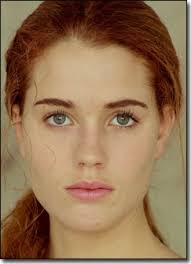
#> input picture faces/test2.jpg, 191 x 264 px; the run also reads 1 picture not shown here
$ python source.py faces/test3.jpg
#> lines starting #> are read from the running program, lines starting #| are printed output that depends on the picture; after the words box and inside, x2 and y2 are one past the last pixel; in counts of white or black regions, pixels touching at a corner belong together; pictures that were not available may be replaced by others from this repository, and a replacement may not be noted
# Generalizar o codigo (trocar img1 e img2 por img 1 e 2).
# Passar as imagens com argv.
# Só funciona para imagens com 1 rosto sem óculos.
# Tirar testa -> diminuir rosto até a altura do olho mais alto.
import cv2
import numpy as np
import math
import matplotlib.pyplot as plt
import os

windows = False

# Declarar funções cascada.
if windows:
  face_cascade = cv2.CascadeClassifier('/Users/Pedro/AppData/Local/Programs/Python/Python37/Lib/site-packages/cv2/data/haarcascade_frontalface_default.xml')
  eye_cascade = cv2.CascadeClassifier('/Users/Pedro/AppData/Local/Programs/Python/Python37/Lib/site-packages/cv2/data/haarcascade_eye.xml')
  smile_cascade = cv2.CascadeClassifier('/Users/Pedro/AppData/Local/Programs/Python/Python37/Lib/site-packages/cv2/data/haarcascade_smile.xml')
else:
  haarcascades_path = os.path.dirname(cv2.__file__) + "/data/haarcascade_frontalface_default.xml"
  face_cascade = cv2.CascadeClassifier(haarcascades_path)
  haarcascades_path = os.path.dirname(cv2.__file__) + "/data/haarcascade_eye.xml"
  eye_cascade = cv2.CascadeClassifier(haarcascades_path)
  haarcascades_path = os.path.dirname(cv2.__file__) + "/data/haarcascade_smile.xml"
  smile_cascade = cv2.CascadeClassifier(haarcascades_path)
# Ler imagens.
img2_original= cv2.imread('faces/test2.jpg')
#> img2_original is the input picture: shape (264, 191, 3); mean B, G, R 83.4, 114.4, 145.7
img1_original = cv2.imread('faces/test1.jpg')
img1 = img1_original
img2 = img2_original

# Passar para tons de cinza.
img1_gray = cv2.cvtColor(img1_original, cv2.COLOR_BGR2GRAY)
img2_gray = cv2.cvtColor(img2_original, cv2.COLOR_BGR2GRAY)

# Região do rosto.
img1_face = (face_cascade.detectMultiScale(img1_gray, 1.3, 5))[0] # Image, scaling factor, minNeighbours.
#> img1_face = [29, 68, 137, 137]
img2_face = (face_cascade.detectMultiScale(img2_gray))[0] # img,1.3,5
#> img2_face = [16, 63, 149, 149]

# ROI's da face
roi1 = img1_gray[img1_face[1]:(img1_face[1]+img1_face[3]),img1_face[0]:(img1_face[0]+img1_face[2])]
roi2 = img2_gray[img2_face[1]:(img2_face[1]+img2_face[3]),img2_face[0]:(img2_face[0]+img2_face[2])]

# Região dos olhos na ROI.
img1_eyes = (eye_cascade.detectMultiScale(roi1))[0:2] # 1.1,5
#> img1_eyes = [[22, 32, 37, 37], [76, 34, 35, 35]]
img2_eyes = (eye_cascade.detectMultiScale(roi2))[0:2]
#> img2_eyes = [[19, 35, 41, 41], [84, 34, 44, 44]]

# Inclinação.
(x1,y1,w1,h1) = img1_eyes[1]
#> x1 = 76; y1 = 34; w1 = 35; h1 = 35
(x2,y2,w2,h2) = img1_eyes[0]
#> x2 = 22; y2 = 32; w2 = 37; h2 = 37
ang1 = int(math.degrees(math.atan((y2+(h2/2))-(y1+(h1/2))/((x2+(w2/2))-(x1+(w1/2)))))) - 90
#> ang1 = -2
(x1,y1,w1,h1) = img2_eyes[1]
#> x1 = 84; w1 = 44; h1 = 44
(x2,y2,w2,h2) = img2_eyes[0]
#> x2 = 19; y2 = 35; w2 = 41; h2 = 41
ang2 = int(math.degrees(math.atan((y2+(h2/2))-(y1+(h1/2))/((x2+(w2/2))-(x1+(w1/2)))))) - 90
#> ang2 = -2

# Rotacionar.
matriz_rotacao = cv2.getRotationMatrix2D((int(img1.shape[1]/2),int(img1.shape[0]/2)),ang1,1)
#> matriz_rotacao = [[0.999, -0.0349, 4.56], [0.0349, 0.999, -3.31]]
img1 = cv2.warpAffine(img1,matriz_rotacao,(img1.shape[1],img1.shape[0]))
matriz_rotacao = cv2.getRotationMatrix2D((int(img2.shape[1]/2),int(img2.shape[0]/2)),ang2,1)
#> matriz_rotacao = [[0.999, -0.0349, 4.66], [0.0349, 0.999, -3.24]]
img2 = cv2.warpAffine(img2,matriz_rotacao,(img2.shape[1],img2.shape[0]))

# Atuliazacao pos rotacao.

# Passar para tons de cinza.
img1_gray = cv2.cvtColor(img1, cv2.COLOR_BGR2GRAY)
img2_gray = cv2.cvtColor(img2, cv2.COLOR_BGR2GRAY)

# Região do rosto.
img1_face = (face_cascade.detectMultiScale(img1_gray, 1.3, 5))[0] # Image, scaling factor, minNeighbours.
#> img1_face = [30, 68, 136, 136]
img2_face = (face_cascade.detectMultiScale(img2_gray, 1.3, 5))[0] # img,1.3,5
#> img2_face = [14, 64, 151, 151]

# ROI's da face
roi1 = img1_gray[img1_face[1]:(img1_face[1]+img1_face[3]),img1_face[0]:(img1_face[0]+img1_face[2])]
#> roi1: shape (136, 136)
roi2 = img2_gray[img2_face[1]:(img2_face[1]+img2_face[3]),img2_face[0]:(img2_face[0]+img2_face[2])]
#> roi2: shape (151, 151)

# Região dos olhos na ROI.
img1_eyes = (eye_cascade.detectMultiScale(roi1))[0:2] # 1.1,5
#> img1_eyes = [[21, 32, 36, 36], [75, 34, 36, 36]]
img2_eyes = (eye_cascade.detectMultiScale(roi2,1.2,3))[0:2]
#> img2_eyes = [[22, 34, 40, 40], [88, 36, 42, 42]]

# Região do sorriso na ROI.
img1_smile = (smile_cascade.detectMultiScale(roi1,1.8,4))[0] # 1.8, 5
#> img1_smile = [33, 92, 65, 32]
img2_smile = (smile_cascade.detectMultiScale(roi2,1.8,4))[0] # 1.8, 4
#> img2_smile = [44, 111, 65, 32]

# Marcar ROI.
for (x,y,w,h) in (img1_face,[0,0,0,0]):
    cv2.rectangle(img1_original,(x,y),(x+w,y+h),(255,0,0),3)
#> this loop made 2 passes
#> (x, y, w, h) on passes 1 to 2: (30, 68, 136, 136), (0, 0, 0, 0)
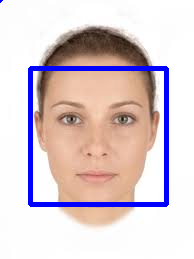
#> img1_original: shape (259, 194, 3); mean B, G, R 210, 204.9, 219.8
for (x,y,w,h) in (img2_face,[0,0,0,0]):
    cv2.rectangle(img2_original,(x,y),(x+w,y+h),(255,0,0),3)
#> this loop made 2 passes
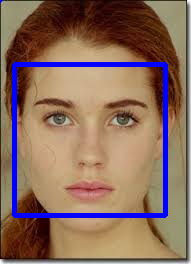
#> img2_original: shape (264, 191, 3); 5.98% of pixels changed, all inside (x1, y1, x2, y2) = (0, 0, 168, 218)
for (ex,ey,ew,eh) in img1_eyes:
    cv2.rectangle(roi1,(ex,ey),(ex+ew,ey+eh),(0,255,0),2)
#> this loop made 2 passes
#> roi1: shape (136, 136); min 0, max 255, mean 186.9
for (ex,ey,ew,eh) in img2_eyes:
    cv2.rectangle(roi2,(ex,ey),(ex+ew,ey+eh),(0,255,0),2)
#> this loop made 2 passes
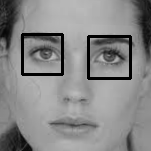
#> roi2: shape (151, 151); min 0, max 190, mean 135.4
for (x,y,w,h) in (img1_smile,[0,0,0,0]):
    cv2.rectangle(roi1,(x,y),(x+w,y+h),(255,0,0),3)
#> this loop made 2 passes
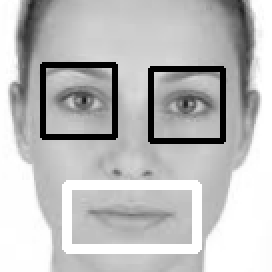
#> roi1: shape (136, 136) (shown 2 times larger); min 0, max 255, mean 190.1
for (x,y,w,h) in (img2_smile,[0,0,0,0]):
    cv2.rectangle(roi2,(x,y),(x+w,y+h),(255,0,0),3)
#> this loop made 2 passes
#> roi2: shape (151, 151); 4.23% of pixels changed, all inside (x1, y1, x2, y2) = (0, 0, 112, 146)

# Diminuir img_face.
#img1_face[2] = max(img1_eyes[0,0]+img1_eyes[0,2],img1_eyes[1,0]+img1_eyes[1,2]) - min(img1_eyes[0,0],img1_eyes[1,0])
img1_face[2] = int(1.1*(max(img1_eyes[0,0],img1_eyes[1,0]) - min(img1_eyes[0,0],img1_eyes[1,0]) + min(img1_eyes[0,2],img1_eyes[1,2])))
img1_face[3] = int(0.87*(img1_smile[1] + img1_smile[3] - min(img1_eyes[0,0],img1_eyes[1,0])))
img1_face[0] += int(0.9*(min(img1_eyes[0,0],img1_eyes[1,0])))
img1_face[1] += min(img1_eyes[0,1],img1_eyes[1,1])

#img2_face[2] = max(img2_eyes[0,0]+img2_eyes[0,2],img2_eyes[1,0]+img2_eyes[1,2]) - min(img2_eyes[0,0],img2_eyes[1,0])
img2_face[2] = int(1.1*(max(img2_eyes[0,0],img2_eyes[1,0]) - min(img2_eyes[0,0],img2_eyes[1,0]) + min(img2_eyes[0,2],img2_eyes[1,2])))
img2_face[3] = int(0.87*(img2_smile[1] + img2_smile[3] - min(img2_eyes[0,0],img2_eyes[1,0])))
img2_face[0] += int(0.9*(min(img2_eyes[0,0],img2_eyes[1,0])))
img2_face[1] += min(img2_eyes[0,1],img2_eyes[1,1])

# Atualizar ROI's.
roi1 = img1[img1_face[1]:(img1_face[1]+img1_face[3]),img1_face[0]:(img1_face[0]+img1_face[2])]
#> roi1: shape (89, 99, 3)
roi2 = img2[img2_face[1]:(img2_face[1]+img2_face[3]),img2_face[0]:(img2_face[0]+img2_face[2])]
#> roi2: shape (105, 116, 3)

# Escalar roi1.
roi1 = cv2.resize(roi1, (roi2.shape[1],roi2.shape[0]), interpolation = cv2.INTER_AREA)
#> roi1: shape (105, 116, 3)

# Processar roi1.

k=4
yuv = cv2.cvtColor(roi1,cv2.COLOR_BGR2YCrCb)
#> yuv: shape (105, 116, 3); mean of channels 0, 1, 2 184.9, 152.1, 108.6
# Defino os critérios máximo de iterações = 10 e epsilon = 1.0
criteria = (cv2.TERM_CRITERIA_EPS + cv2.TERM_CRITERIA_MAX_ITER, 10, 1.0)
#> criteria = (3, 10, 1)
flags = cv2.KMEANS_RANDOM_CENTERS
#> flags = 0
# Transformo as 3 componentes do frame em uma imagem só YUV
# Retiro somente as crominâncias
Z = yuv[:,:,1:3].copy()
# Transformo a matriz em um vetor 1D com os canais U e V separados
Z = Z.reshape((-1, 2))
#> Z = 12180 pairs, first value 126 to 170, second value 101 to 129
# Converto para float32
Z = np.float32(Z)
# Realizo Kmeans a partir das componentes U e V
_,labels,_ = cv2.kmeans(Z,k,None,criteria,10,flags)
#> labels = 12180 values, max 3 at index 3788, min 0 at index 714, mean 1.85
labels = labels.reshape(yuv.shape[:2])
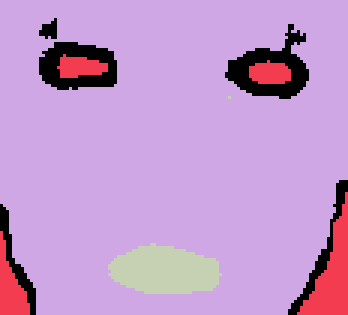
#> labels: shape (105, 116) int32 (shown 3 times larger); 4 distinct labels, from 0 to 3; one colour per label, 0 black
plt.matshow(labels.reshape(yuv.shape[:2]))
label = labels[labels.shape[0]//2, labels.shape[1]//2]
#> label = 2
labels[labels==label] = -1
#> labels: shape (105, 116) int32; 4 distinct labels, from -1 to 3
labels[labels!=-1] = 0
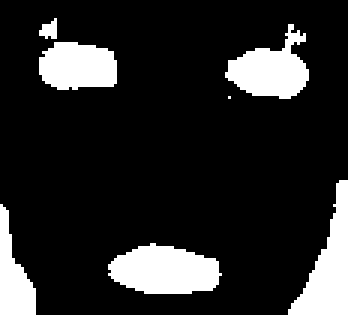
#> labels: shape (105, 116) int32 (shown 3 times larger); values -1 (black) and 0 (white), 15.7% white; 7 white regions (1 under 20 px), largest, box (x1, y1, x2, y2) and area: (36, 81, 74, 98) 478, (96, 60, 116, 105) 427, (75, 8, 103, 33) 385, (13, 14, 39, 30) 345, (0, 68, 12, 105) 250, (13, 6, 19, 13) 28
labels[labels==-1] = 1
plt.matshow(labels.reshape(yuv.shape[:2]))
# roi1 = np.uint8(roi1*labels[:,:,np.newaxis])

roi1hsv = cv2.cvtColor(roi1,cv2.COLOR_BGR2HSV)
#> roi1hsv: shape (105, 116, 3); mean H, S, V 11, 80.1, 218.6
roi2hsv = cv2.cvtColor(roi2,cv2.COLOR_BGR2HSV)
#> roi2hsv: shape (105, 116, 3); mean H, S, V 14.8, 103.3, 178.9
skin = np.uint8(roi2hsv*labels[:,:,np.newaxis])
#> skin: shape (105, 116, 3); mean H, S, V 12.5, 86.4, 154.8
skin[:,:,2:3] = 0
#> skin: shape (105, 116, 3); mean H, S, V 12.5, 86.4, 0
aux = roi1hsv.copy()
aux[:,:,0:2] = 0
#> aux: shape (105, 116, 3); mean H, S, V 0, 0, 218.6
noskin = np.uint8(roi1hsv*(1-labels[:,:,np.newaxis]) + aux*labels[:,:,np.newaxis])
#> noskin: shape (105, 116, 3); mean H, S, V 1.9, 9.9, 218.6
roi1hsv = noskin + skin
#> roi1hsv: shape (105, 116, 3); mean H, S, V 14.4, 96.4, 218.6
roi1 = cv2.cvtColor(roi1hsv, cv2.COLOR_HSV2BGR)

# Aplicar roi1 em img2.
img2[img2_face[1]:(img2_face[1]+img2_face[3]),img2_face[0]:(img2_face[0]+img2_face[2])] = roi1

# Voltar rotacao de img 2.
matriz_rotacao = cv2.getRotationMatrix2D((int(img2.shape[1]/2),int(img2.shape[0]/2)),-ang2,1)
#> matriz_rotacao = [[0.999, 0.0349, -4.55], [-0.0349, 0.999, 3.4]]
img2 = cv2.warpAffine(img2,matriz_rotacao,(img2.shape[1],img2.shape[0]))
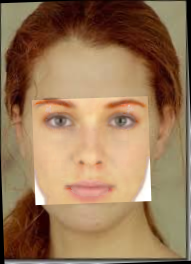
#> img2: shape (264, 191, 3); mean B, G, R 88, 119.9, 152.7

# Mostrar imagens e fechar.
cv2.imshow('img1', img1_original)
cv2.imshow('img2', img2_original)
cv2.imshow('img1', img1)
cv2.imshow('img2', img2)
cv2.imshow('Face 1', roi1)
cv2.imshow('Face 2', roi2)

plt.show()
# cv2.waitKey(0)
# cv2.destroyAllWindows()
